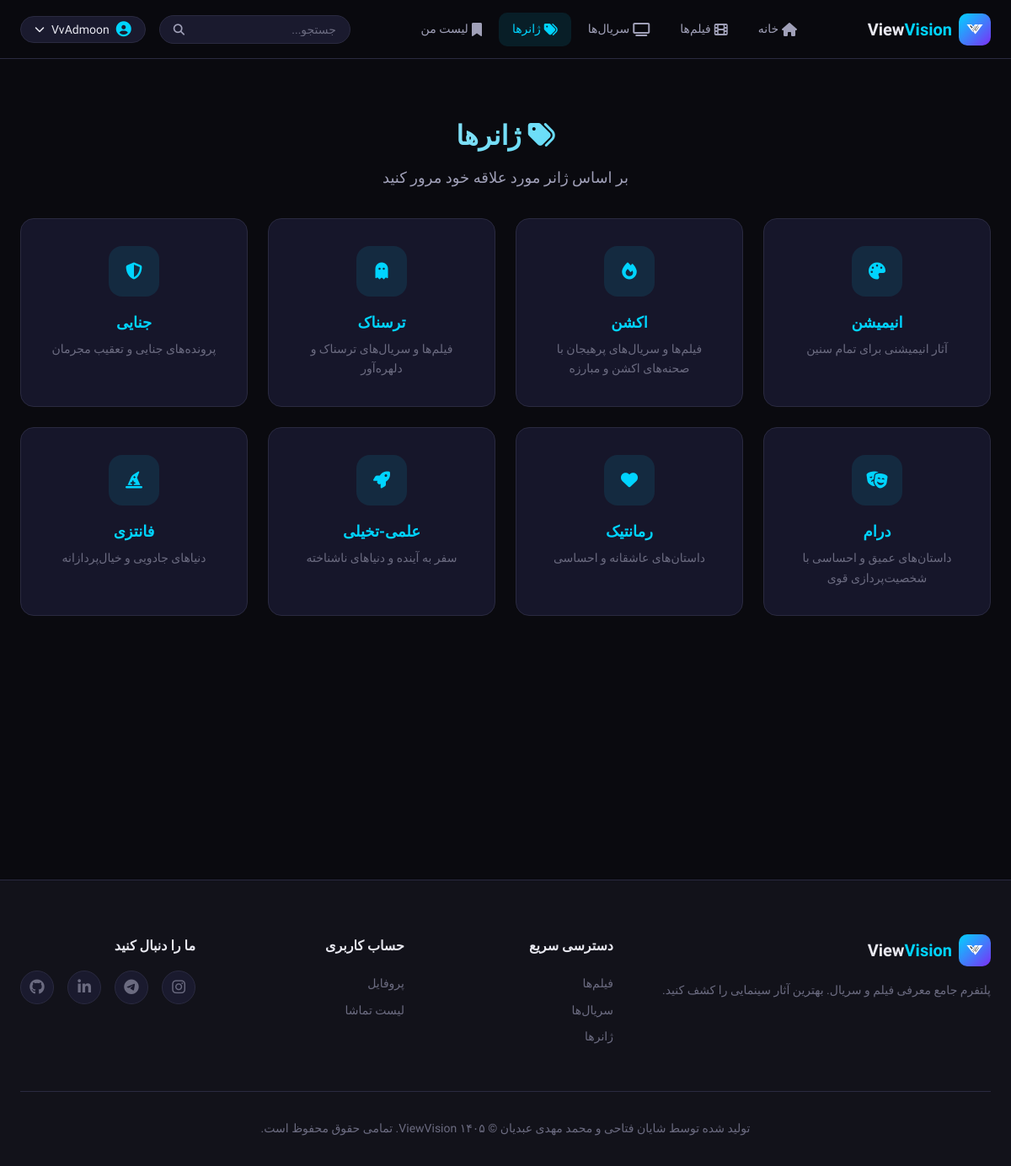
Screenshot of /genres/ (signed in) with the database file from the repository.
### accounts/models.py (models this page shows, shortened)
class CustomUser(AbstractUser):
    bio = models.TextField(max_length=500, blank=True, help_text='درباره خودتان بنویسید')
    avatar = models.ImageField(upload_to='avatars/', blank=True, null=True)
    created_at = models.DateTimeField(auto_now_add=True)
    class Meta:
        ordering = ['-created_at']

### media_app/models.py (models this page shows, shortened)
class Genre(models.Model):
    name = models.CharField(max_length=100, unique=True)
    slug = models.SlugField(max_length=100, unique=True)
    description = models.TextField(blank=True)
    class Meta:
        ordering = ['name']
    def get_absolute_url(self):
        return reverse('genre_detail', kwargs={'slug': self.slug})

### media_app/views.py (the view)
# urls.py: path('genres/', media_views.genre_list, name='genre_list'),
def genre_list(request):
    genres = Genre.objects.all()
    return render(request, 'media_app/genre_list.html', {'genres': genres})

### media_app/templatetags/genre_tags.py (called while the page is built)
@register.filter
def genre_icon(genre_slug):
    return GENRE_ICON_MAP.get(genre_slug, DEFAULT_ICON)

### viewvision/context_processors.py (called while the page is built)
def social_links(request):
    links = {
        'instagram': '#',
        'telegram': '#',
        'linkedin': '#',
        'github': '#',
    }
    links_file = Path(__file__).resolve().parent.parent / 'links.txt'
    try:
        with open(links_file, 'r', encoding='utf-8') as f:
            for line in f:
                line = line.strip()
                if '=' in line and not line.startswith('#'):
                    key, value = line.split('=', 1)
                    key = key.strip().lower()
                    value = value.strip()
                    if key in links and value:
                        links[key] = value
    except FileNotFoundError:
        pass
    return {'social_links': links}

### templates/media_app/genre_list.html (shortened to what this page needs)
{% extends 'base.html' %}
{% load genre_tags %}
{% block content %}
<div class="container">
    <div class="page-header">
        <h1><i class="fas fa-tags"></i> ژانرها</h1>
        <p>بر اساس ژانر مورد علاقه خود مرور کنید</p>
    </div>
    {% if genres %}
    <div class="genre-grid">
        {% for genre in genres %}
        <a href="{{ genre.get_absolute_url }}" class="genre-card">
            <div class="genre-card-icon">
                <i class="{{ genre.slug|genre_icon }}"></i>
            </div>
            <h3>{{ genre.name }}</h3>
            <p>{{ genre.description|truncatewords:10|default:"کشف کنید" }}</p>
        </a>
        {% endfor %}
    </div>
    {% else %}
    <div class="empty-state">
        <div class="empty-state-icon"><i class="fas fa-tags"></i></div>
        <h3>ژانری وجود ندارد</h3>
        <p>هنوز ژانری تعریف نشده است.</p>
    </div>
    {% endif %}
</div>
{% endblock %}

### templates/base.html (shortened to what this page needs)
{% load static %}
<!DOCTYPE html>
<html lang="fa" dir="rtl">
<head>
    <link rel="stylesheet" href="{% static 'css/style.css' %}">
    <link rel="stylesheet" href="https://cdnjs.cloudflare.com/ajax/libs/font-awesome/6.5.1/css/all.min.css">
</head>
<body>
    <nav class="navbar">
        <div class="container nav-container">
            <a href="{% url 'home' %}" class="logo">
                <span class="logo-icon"><img src="{% static 'images/logo.png' %}" alt="ViewVision"></span>
                <span class="logo-text">View<span class="accent">Vision</span></span>
            </a>
            <div class="nav-links">
                <a href="{% url 'home' %}" class="nav-link {% if request.resolver_match.url_name == 'home' %}active{% endif %}">
                    <i class="fas fa-home"></i> خانه
                </a>
                <a href="{% url 'movies:movie_list' %}" class="nav-link {% if 'movie' in request.resolver_match.url_name %}active{% endif %}">
                    <i class="fas fa-film"></i> فیلم‌ها
                </a>
                <a href="{% url 'series:series_list' %}" class="nav-link {% if 'series' in request.resolver_match.url_name %}active{% endif %}">
                    <i class="fas fa-tv"></i> سریال‌ها
                </a>
                <a href="{% url 'genre_list' %}" class="nav-link {% if request.resolver_match.url_name == 'genre_list' %}active{% endif %}">
                    <i class="fas fa-tags"></i> ژانرها
                </a>
                {% if user.is_authenticated %}
                <a href="{% url 'watchlist' %}" class="nav-link {% if request.resolver_match.url_name == 'watchlist' %}active{% endif %}">
                    <i class="fas fa-bookmark"></i> لیست من
                </a>
                {% endif %}
            </div>
            <div class="nav-actions">
                <form action="{% url 'search' %}" method="GET" class="search-form">
                    <input type="text" name="q" placeholder="جستجو..." class="search-input" value="{{ query|default:'' }}">
                    <button type="submit" class="search-btn"><i class="fas fa-search"></i></button>
                </form>
                {% if user.is_authenticated %}
                <div class="user-menu">
                    <button class="user-menu-btn" onclick="toggleUserMenu()">
                        <i class="fas fa-user-circle"></i>
                        <span>{{ user.username }}</span>
                        <i class="fas fa-chevron-down"></i>
                    </button>
                </div>
                {% else %}
                <a href="{% url 'accounts:login' %}" class="btn btn-outline btn-sm">ورود</a>
                <a href="{% url 'accounts:register' %}" class="btn btn-primary btn-sm">ثبت‌نام</a>
                {% endif %}
            </div>
        </div>
    </nav>
    <main class="main-content">
        {% block content %}{% endblock %}
    </main>
    <footer class="footer">
        <div class="container">
            <div class="footer-grid">
                <div class="footer-brand">
                    <a href="{% url 'home' %}" class="logo">
                        <span class="logo-icon"><img src="{% static 'images/logo.png' %}" alt="ViewVision"></span>
                        <span class="logo-text">View<span class="accent">Vision</span></span>
                    </a>
                    <p>پلتفرم جامع معرفی فیلم و سریال. بهترین آثار سینمایی را کشف کنید.</p>
                </div>
                <div class="footer-links">
                    <h4>دسترسی سریع</h4>
                    <a href="{% url 'movies:movie_list' %}">فیلم‌ها</a>
                    <a href="{% url 'series:series_list' %}">سریال‌ها</a>
                    <a href="{% url 'genre_list' %}">ژانرها</a>
                </div>
                <div class="footer-links">
                    <h4>حساب کاربری</h4>
                    {% if user.is_authenticated %}
                    <a href="{% url 'accounts:profile' %}">پروفایل</a>
                    <a href="{% url 'watchlist' %}">لیست تماشا</a>
                    {% else %}
                    <a href="{% url 'accounts:login' %}">ورود</a>
                    <a href="{% url 'accounts:register' %}">ثبت‌نام</a>
                    {% endif %}
                </div>
                <div class="footer-social">
                    <h4>ما را دنبال کنید</h4>
                    <div class="social-icons">
                        <a href="{{ social_links.instagram }}" target="_blank" rel="noopener noreferrer"><i class="fab fa-instagram"></i></a>
                        <a href="{{ social_links.telegram }}" target="_blank" rel="noopener noreferrer"><i class="fab fa-telegram"></i></a>
                        <a href="{{ social_links.linkedin }}" target="_blank" rel="noopener noreferrer"><i class="fab fa-linkedin-in"></i></a>
                        <a href="{{ social_links.github }}" target="_blank" rel="noopener noreferrer"><i class="fab fa-github"></i></a>
                    </div>
                </div>
            </div>
            <div class="footer-bottom">
                <p>تولید شده توسط شایان فتاحی و محمد مهدی عبدیان &copy; ۱۴۰۵ ViewVision. تمامی حقوق محفوظ است.</p>
            </div>
        </div>
    </footer>
</body>
</html>

### rows the page displays
CustomUser: username "VvAdmoon"
Genre: name "انیمیشن", description "آثار انیمیشنی برای تمام سنین"
Genre: name "اکشن", description "فیلم‌ها و سریال‌های پرهیجان با صحنه‌های اکشن و مبارزه"
Genre: name "ترسناک", description "فیلم‌ها و سریال‌های ترسناک و دلهره‌آور"
Genre: name "جنایی", description "پرونده‌های جنایی و تعقیب مجرمان"
Genre: name "درام", description "داستان‌های عمیق و احساسی با شخصیت‌پردازی قوی"
Genre: name "رمانتیک", description "داستان‌های عاشقانه و احساسی"
Genre: name "علمی-تخیلی", description "سفر به آینده و دنیاهای ناشناخته"
Genre: name "فانتزی", description "دنیاهای جادویی و خیال‌پردازانه"
